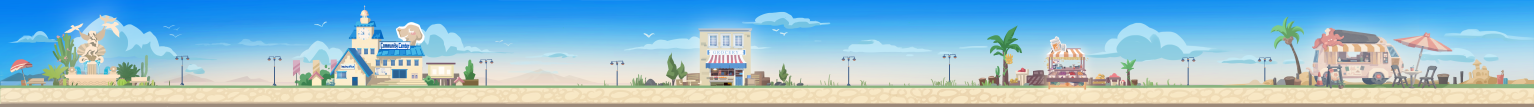
#> input picture assets/authoring/streets_20261101/community_morning.png, 9204 x 640 px (shown at 1/6 size)
$ python build_street_cloud_mask.py
#> lines starting #> are read from the running program, lines starting #| are printed output that depends on the picture; after the words box and inside, x2 and y2 are one past the last pixel; in counts of white or black regions, pixels touching at a corner belong together
"""Build a technical sky-clearance field; never rewrite supplied artwork."""
from pathlib import Path
from PIL import Image, ImageFilter
import numpy as np

ROOT = Path(__file__).resolve().parents[1]
source = ROOT / 'assets/authoring/streets_20261101/community_morning.png'
rgb = np.asarray(Image.open(source).convert('RGB'), dtype=np.int16)
h, w = rgb.shape[:2]
#> h = 640; w = 9204
# The original blue sky and two-tone clouds. Warm foreground, foliage and
# dark supports are excluded before a conservative clearance is computed.
sky = (rgb[:,:,1] > rgb[:,:,0] + 8) & (rgb[:,:,2] > rgb[:,:,1] + 3)
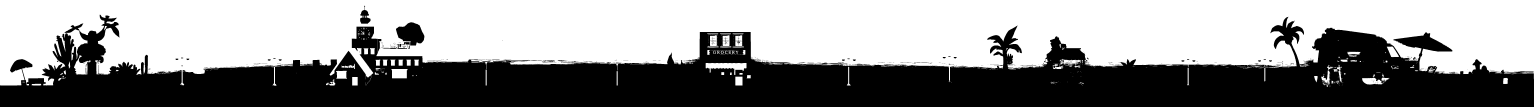
#> sky: shape (640, 9204) bool (shown at 1/6 size); 57.1% white; 582 black regions (464 under 20 px), largest, box (x1, y1, x2, y2) and area: (0, 87, 9204, 640) 2497732, (2376, 134, 2547, 273) 15835, (2161, 32, 2223, 142) 3556
sky[455:,:] = False
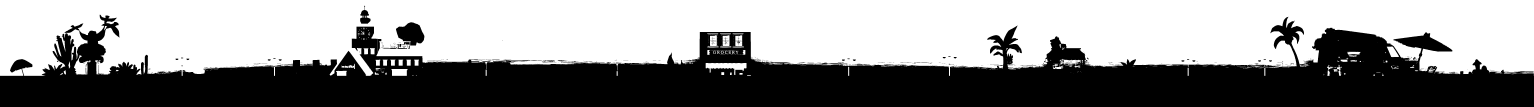
#> sky: shape (640, 9204) bool (shown at 1/6 size); 56.5% white; 549 black regions (432 under 20 px), largest, box (x1, y1, x2, y2) and area: (0, 87, 9204, 640) 2530201, (2376, 134, 2547, 273) 15835, (2161, 32, 2223, 142) 3556
# Pale/blue architecture, distant land, and source-painted birds stay fixed.
fixed = [(1890,0,2550,530),(2550,436,2760,530),(4150,145,4540,530),
         (6200,125,6575,530),(7880,220,8370,530),(8370,210,8725,530),
         (480,60,655,360),(970,140,1105,230),(1900,110,1980,170),
         (2990,240,3110,300),(3800,180,3960,240),(4620,160,4760,220),
         (0,455,w,640),(2850,395,3570,640),(8900,420,w,640)]
for x0,y0,x1,y1 in fixed: sky[y0:y1,x0:x1]=False
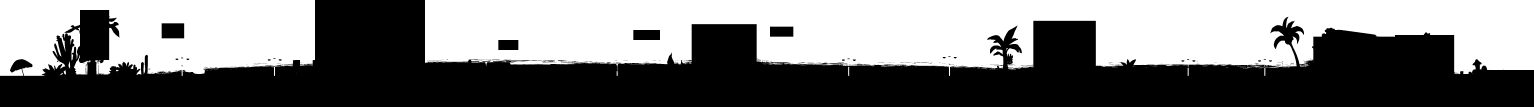
#> sky: shape (640, 9204) bool (shown at 1/6 size); 48.6% white; 292 white regions (230 under 20 px), largest, box (x1, y1, x2, y2) and area: (2550, 0, 9204, 455) 2170260, (0, 0, 1890, 455) 680234, (444, 331, 544, 448) 5537
# Erode then blur at quarter scale. The resulting continuous flow field is
# zero well before any object; its original antialias rim never gets pulled.
small = Image.fromarray(np.uint8(sky)*255).resize((w//4,h//4),Image.Resampling.BOX)
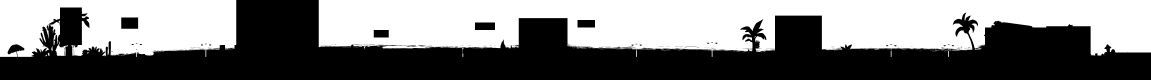
#> small: PIL image 2301x160 L (shown at 1/2 size); min 0, max 255, mean 123.9
small = small.filter(ImageFilter.MinFilter(11)).filter(ImageFilter.GaussianBlur(8))
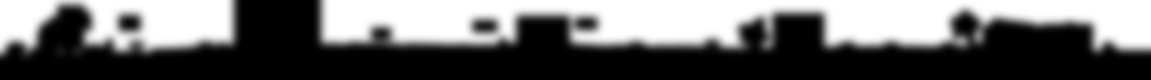
#> small: PIL image 2301x160 L (shown at 1/2 size); min 0, max 255, mean 105.2
field = np.asarray(small.resize((w,h),Image.Resampling.BILINEAR)).astype(np.float32)/255
field = np.clip((field-.60)/.40,0,1)
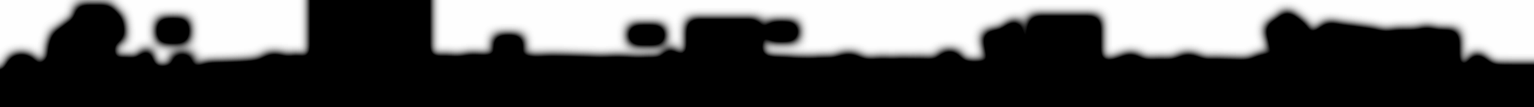
#> field: shape (640, 9204) float32 (shown at 1/6 size); min 0, max 1, mean 0.337
yy = np.arange(h)[:,None]
#> yy = 640 values from 0 to 639
field *= np.clip((455-yy)/35,0,1) * np.clip((yy-30)/35,0,1)
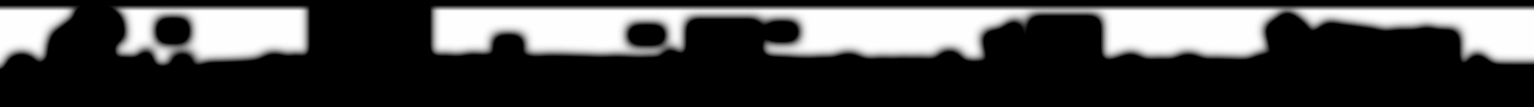
#> field: shape (640, 9204) float32 (shown at 1/6 size); min 0, max 1, mean 0.269
out = ROOT / 'assets/authoring/street_motion_masks_20261103'
out.mkdir(exist_ok=True)
Image.fromarray(np.uint8(np.rint(field*255))).save(out/'community_cloud_clearance.png')
print('Cloud clearance generated; original panorama unchanged:',out)
